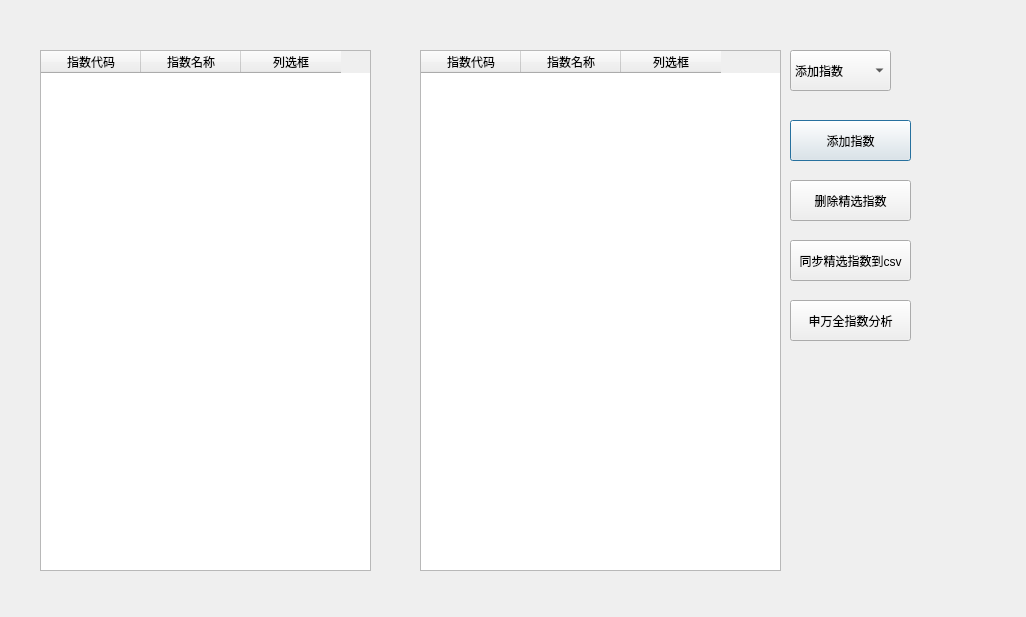
<?xml version="1.0" encoding="UTF-8"?>
<ui version="4.0">
 <class>Dialog</class>
 <widget class="QDialog" name="Dialog">
  <property name="geometry">
   <rect>
    <x>0</x>
    <y>0</y>
    <width>1026</width>
    <height>617</height>
   </rect>
  </property>
  <property name="windowTitle">
   <string>Dialog</string>
  </property>
  <widget class="QTableWidget" name="tableWidget">
   <property name="geometry">
    <rect>
     <x>40</x>
     <y>50</y>
     <width>331</width>
     <height>521</height>
    </rect>
   </property>
   <column>
    <property name="text">
     <string>指数代码</string>
    </property>
   </column>
   <column>
    <property name="text">
     <string>指数名称</string>
    </property>
   </column>
   <column>
    <property name="text">
     <string>列选框</string>
    </property>
   </column>
  </widget>
  <widget class="QTableWidget" name="tableWidget_2">
   <property name="geometry">
    <rect>
     <x>420</x>
     <y>50</y>
     <width>361</width>
     <height>521</height>
    </rect>
   </property>
   <column>
    <property name="text">
     <string>指数代码</string>
    </property>
   </column>
   <column>
    <property name="text">
     <string>指数名称</string>
    </property>
   </column>
   <column>
    <property name="text">
     <string>列选框</string>
    </property>
   </column>
  </widget>
  <widget class="QPushButton" name="pushButton_2">
   <property name="geometry">
    <rect>
     <x>790</x>
     <y>120</y>
     <width>121</width>
     <height>41</height>
    </rect>
   </property>
   <property name="text">
    <string>添加指数</string>
   </property>
  </widget>
  <widget class="QComboBox" name="comboBox">
   <property name="geometry">
    <rect>
     <x>790</x>
     <y>50</y>
     <width>101</width>
     <height>41</height>
    </rect>
   </property>
   <item>
    <property name="text">
     <string>添加指数</string>
    </property>
   </item>
  </widget>
  <widget class="QPushButton" name="pushButton_3">
   <property name="geometry">
    <rect>
     <x>790</x>
     <y>180</y>
     <width>121</width>
     <height>41</height>
    </rect>
   </property>
   <property name="text">
    <string>删除精选指数</string>
   </property>
  </widget>
  <widget class="QPushButton" name="pushButton_4">
   <property name="geometry">
    <rect>
     <x>790</x>
     <y>240</y>
     <width>121</width>
     <height>41</height>
    </rect>
   </property>
   <property name="text">
    <string>同步精选指数到csv</string>
   </property>
  </widget>
  <widget class="QPushButton" name="pushButton">
   <property name="geometry">
    <rect>
     <x>790</x>
     <y>300</y>
     <width>121</width>
     <height>41</height>
    </rect>
   </property>
   <property name="text">
    <string>申万全指数分析</string>
   </property>
  </widget>
 </widget>
 <resources/>
 <connections/>
</ui>
